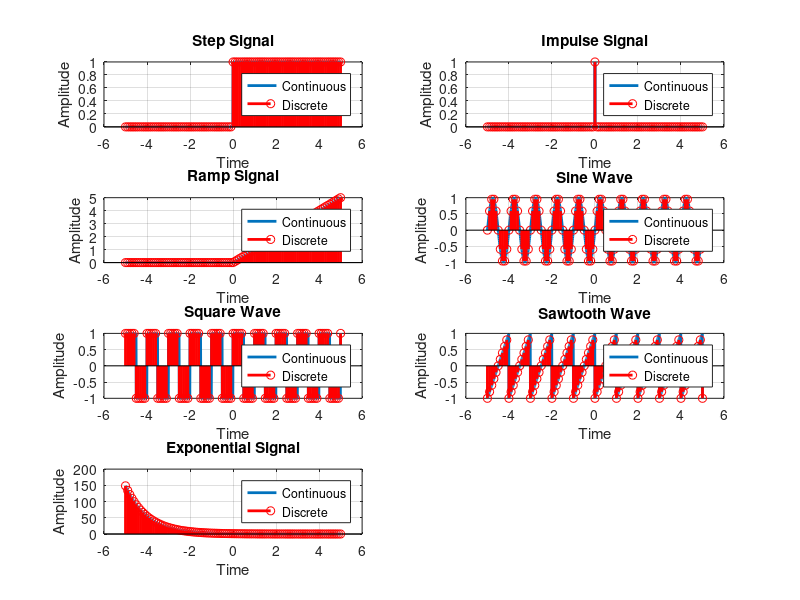

The MATLAB source for this figure:
% Adjust time vectors for better comparison
t = -5:0.01:5;    % Continuous time vector (higher resolution)
n = -5:0.1:5;       % Discrete time vector (lower resolution, matching parts of t)

figure;

%% 1. Step Signal
subplot(4,2,1);
step_signal_continuous = t >= 0;
step_signal_discrete = n >= 0;
plot(t, step_signal_continuous, 'LineWidth', 2); 
hold on;
stem(n, step_signal_discrete, 'r', 'LineWidth', 2); 
title('Step Signal');
xlabel('Time');
ylabel('Amplitude');
legend('Continuous', 'Discrete');
grid on;
hold off;

%% 2. Impulse Signal
subplot(4,2,2);
impulse_signal_continuous = t == 0; % Approximation for continuous impulse
impulse_signal_discrete = n == 0;
plot(t, impulse_signal_continuous, 'LineWidth', 2);
hold on;
stem(n, impulse_signal_discrete, 'r', 'LineWidth', 2);
title('Impulse Signal');
xlabel('Time');
ylabel('Amplitude');
legend('Continuous', 'Discrete');
grid on;
hold off;

%% 3. Ramp Signal
subplot(4,2,3);
ramp_signal_continuous = t .* (t >= 0);
ramp_signal_discrete = n .* (n >= 0);
plot(t, ramp_signal_continuous, 'LineWidth', 2);
hold on;
stem(n, ramp_signal_discrete, 'r', 'LineWidth', 2);
title('Ramp Signal');
xlabel('Time');
ylabel('Amplitude');
legend('Continuous', 'Discrete');
grid on;
hold off;

%% 4. Sine Wave
subplot(4,2,4);
sine_wave_continuous = sin(2*pi*t);
sine_wave_discrete = sin(2*pi*n);
plot(t, sine_wave_continuous, 'LineWidth', 2);
hold on;
stem(n, sine_wave_discrete, 'r', 'LineWidth', 2);
title('Sine Wave');
xlabel('Time');
ylabel('Amplitude');
legend('Continuous', 'Discrete');
grid on;
hold off;

%% 5. Square Wave
subplot(4,2,5);
square_wave_continuous = square(2*pi*t);
square_wave_discrete = square(2*pi*n);
plot(t, square_wave_continuous, 'LineWidth', 2);
hold on;
stem(n, square_wave_discrete, 'r', 'LineWidth', 2);
title('Square Wave');
xlabel('Time');
ylabel('Amplitude');
legend('Continuous', 'Discrete');
grid on;
hold off;

%% 6. Sawtooth Wave
subplot(4,2,6);
sawtooth_wave_continuous = sawtooth(2*pi*t);
sawtooth_wave_discrete = sawtooth(2*pi*n);
plot(t, sawtooth_wave_continuous, 'LineWidth', 2);
hold on;
stem(n, sawtooth_wave_discrete, 'r', 'LineWidth', 2);
title('Sawtooth Wave');
xlabel('Time');
ylabel('Amplitude');
legend('Continuous', 'Discrete');
grid on;
hold off;

%% 7. Exponential Signal
subplot(4,2,7);
exp_signal_continuous = exp(-t);  % Decaying exponential
exp_signal_discrete = exp(-n);    % Decaying discrete exponential
plot(t, exp_signal_continuous, 'LineWidth', 2);
hold on;
stem(n, exp_signal_discrete, 'r', 'LineWidth', 2);
title('Exponential Signal');
xlabel('Time');
ylabel('Amplitude');
legend('Continuous', 'Discrete');
grid on;
hold off;
